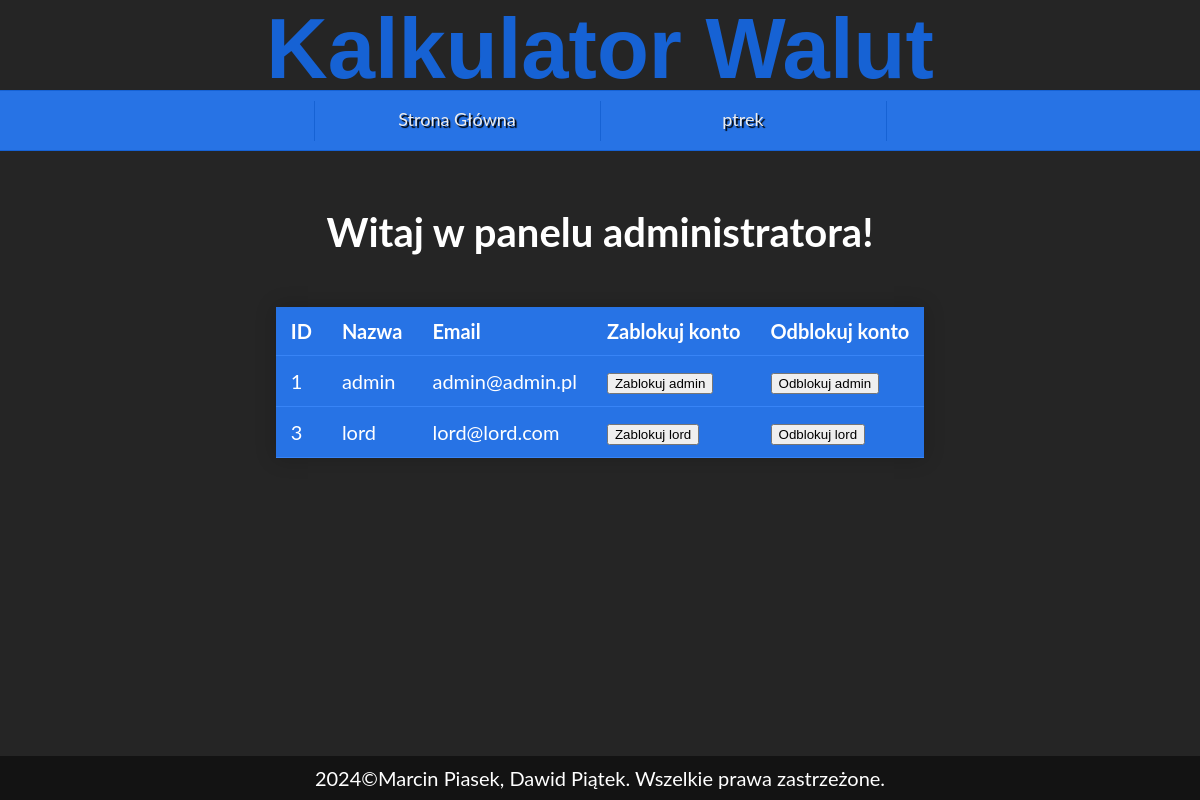
Screenshot of /php/adminpage.php (signed in) with the database file from the repository.
### tables this page shows
CREATE TABLE `data` (
  `ID_User` int(11) NOT NULL,
  `Username` varchar(255) NOT NULL,
  `Email` varchar(255) NOT NULL,
  `Password` varchar(255) NOT NULL,
  `rank_role` varchar(255) DEFAULT NULL,
  `Picture` longblob DEFAULT NULL,
  `ban` tinyint(1) DEFAULT NULL
);

### php/getuser.php (the view, shortened to what this page needs)
<?php
    require("connect.php");
    $x = $_SESSION['Username'];
    $sql = "SELECT * FROM data WHERE Username!='$x' ORDER BY ID_User ASC";
    $result = $conn->query($sql);
    echo "<table class='table'>";
        echo "<tr>";
            echo "<th>";
                echo "ID";
            echo "</th>";
            echo "<th>";
                echo "Nazwa";
            echo "</th>";
            echo "<th>";
                echo "Email";
            echo "</th>";
            echo "<th>";
                echo "Zablokuj konto";
            echo "</th>";
            echo "<th>";
                echo "Odblokuj konto";
            echo "</th>";
        echo "</tr>";
    if ($result->num_rows > 0) {
        while($row = $result->fetch_assoc()) {
            echo "<tr>";
                echo "<td>";
                    echo $row["ID_User"];
                echo "</td>";
                echo "<td>";
                    echo $row["Username"];
                echo "</td>";
                echo "<td>";
                    echo $row["Email"];
                echo "</td>";
                echo "<td>";
                    echo "<form action='ban.php' method='POST'>";
                        echo "<input type='submit' value='Zablokuj $row[Username]'>";
                    echo "</form>";
                echo "</td>";
                echo "<td>";
                echo "<form action='unban.php' method='POST'>";
                    echo "<input type='submit' value='Odblokuj $row[Username]' >";
                echo "</form>";
                echo "</td>";
            echo "</tr>";
        }
    }
    else {
        echo "Brak Użytkowników";
    }
    echo "</table>";
?>

### css/style.css (style rules this page uses)
:root { --glowny-kolor-tla: #2773e5; --jasniejszy-kolor-tla: #3884f6; --ciemniejszy-kolor-tla: #1662d4; --jeszcze-ciemniejszy-kolor: #0551c3; --tlo: #252525; --stopka-tlo: #131313; }
html, body { height: 100%; background-color: var(--tlo); font-family: "Lato", sans-serif; font-size: 20px; color: #ffffff; margin: 0 !important; }
.table { border-collapse: collapse; margin: auto; box-shadow: 0 0 20px rgba(0, 0, 0, 0.2); }
.table tr { background-color: var(--glowny-kolor-tla); color: #ffffff; text-align: left; border-bottom: 1px solid var(--jasniejszy-kolor-tla); }
.table td, th { padding: 12px 15px; }

### rows the page displays
data: ID_User "1", Username "admin", Email "admin@admin.pl", Username "Zablokuj admin", Username "Odblokuj admin"
data: ID_User "3", Username "lord", Email "lord@lord.com", Username "Zablokuj lord", Username "Odblokuj lord"

### other values shown
$_SESSION['Username'] "ptrek"
